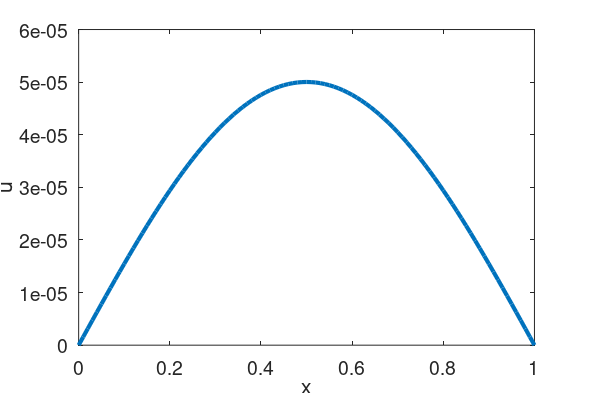

MATLAB code for this plot:
% Solve a non-linear reaction-diffusion equation using operator splitting
clear all

% Discretization parameters
L = 1;                % Length of domain
T = 1;                % Total simulation time  
dx = 0.01;            % Distance between spatial grid points
x = (0:dx:1);         % xvector
dt = 0.001;           % Time step
M = round(L/dx) + 1;  % Number of spatial grid points
N = round(T/dt);      % Number of time steps


% Set up diffusion matrix
D = (1/dx^2)*(spdiags(-2*ones(M-2, 1), 0, M-2, M-2) + ...
    spdiags(ones(M-2, 1), 1, M-2, M-2) + ...
    spdiags(ones(M-2, 1), -1, M-2, M-2));

% Set up identity matrix
I = speye(M-2);

% Solution vector
u = zeros(M, N+1);

% Initial conditions
u(:, 1) = sin(pi*x); 

% Numerical time stepping (for all spatial points except the first
% and last, which are known from the boundary conditions)
for n=1:N

    % Step 1 (diffusion part)
    u(2:end-1, n+1) = (I - dt*D)\u(2:end-1, n);

    % Step 2 (reaction part)
    u(2:end-1, n+1) = (-1 + sqrt(1+4*dt*u(2:end-1, n+1)))/(2*dt);

end


% Set up figure and plot the solution at time T
figure('Units','centimeters', 'Position', [10 10 15 10], ...
    'PaperPositionMode', 'auto', 'PaperUnits', 'centimeters', ...
    'PaperSize', [14, 10])

plot(x, u(:, end), 'linewidth', 3)
set(gca, 'fontsize', 14)
ylabel('u')
xlabel('x')

% Save figure
print('-dpdf', '../Figures/Ch7_Fig1.pdf')